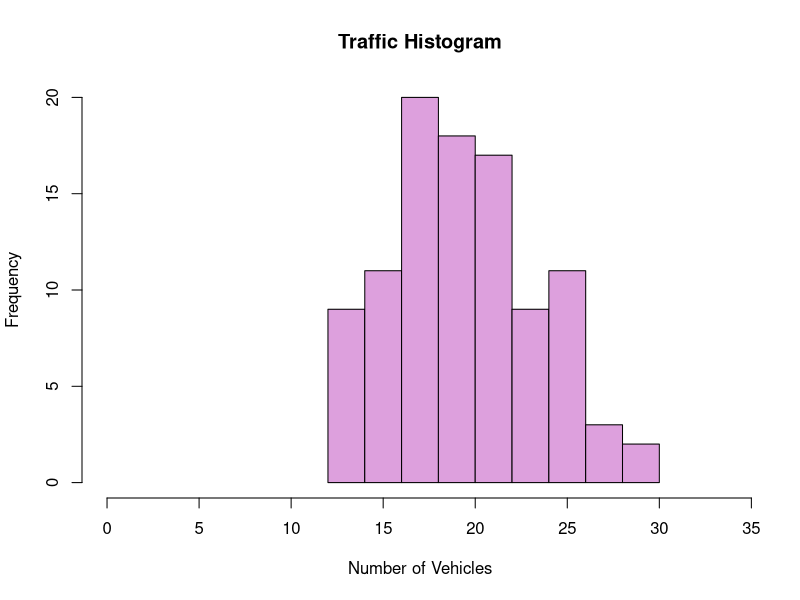
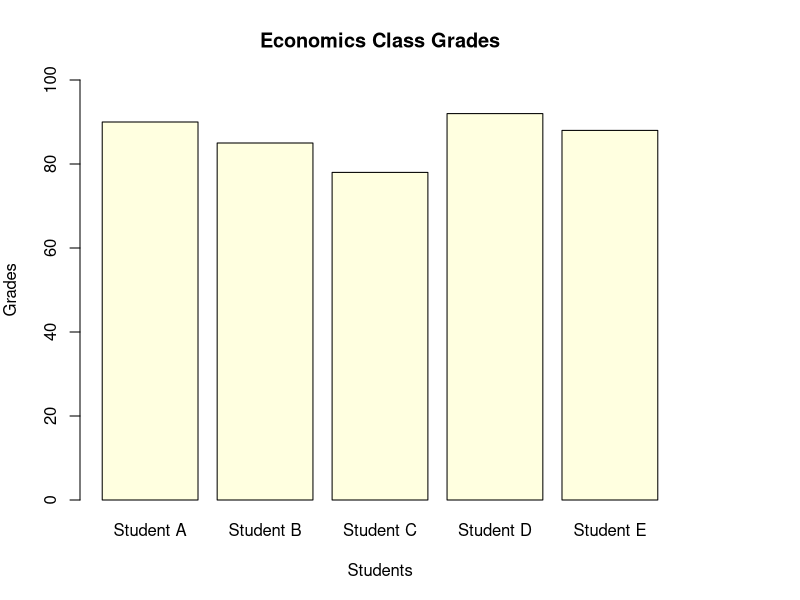

R code for these plots, in order: (Note: this script raises an error after producing the figures.)
## ---- chunk 1
# Generate random traffic data
set.seed(123)  # Set seed for reproducibility
traffic_data <- rpois(100, lambda = 20)  # Simulate traffic data with an average of 20 vehicles

# Create a histogram
hist(traffic_data, 
     main = "Traffic Histogram",
     xlab = "Number of Vehicles",
     ylab = "Frequency",
     col = "plum",  # Color of the bars
     border = "black",  # Border color of the bars
     xlim = c(0, max(traffic_data) + 5))  # Set the x-axis limits

## ---- chunk 2
# Sample grades data
students <- c("Student A", "Student B", "Student C", "Student D", "Student E")
grades <- c(90, 85, 78, 92, 88)

# Create a vertical bar chart
bar_heights <- grades
bar_names <- students

# Set up the plotting area
par(mar=c(5, 4, 4, 6))  # Adjust margins for labels

# Create the bar chart
barplot(bar_heights, names.arg=bar_names, main="Economics Class Grades", 
        xlab="Students", ylab="Grades", col="lightyellow", ylim=c(0, 100))

# Rotate x-axis labels for better readability
axis(1, at=2:length(bar_names), labels=bar_names, las=2)

# Add a legend (optional)
legend("topright", legend="Grades", fill="lightyellow")

## ---- chunk 3
# Sample data for favorite cuisines
cuisines <- c("Italian", "Mexican", "Japanese", "Indian", "Chinese")
votes <- c(15, 12, 9, 10, 8)

# Set wider right margin to create space for labels
par(mar=c(5, 5, 4, 10))  # c(bottom, left, top, right)

# Create a horizontal bar chart with fixed labels on the y-axis
barplot(votes, names.arg=cuisines, main="Favorite Cuisines", xlab="Votes", horiz=TRUE, col="skyblue", las=1)



## ---- chunk 4
# Sample data
fruits <- c("Apple", "Banana", "Orange", "Grapes", "Mango")
counts <- c(15, 20, 10, 12, 18)

# Create a pie chart
pie(counts, labels = fruits, main = "Favorite Fruits")

# Add a legend
legend("topright", legend = fruits, fill = rainbow(length(fruits)))

# You can also add percentages to the slices
pct <- round(counts / sum(counts) * 100, 1)
label <- paste(fruits, ": ", pct, "%", sep = "")
pie(counts, labels = label, main = "Favorite Fruits")

# Sample data for the top 5 countries and their World Cup wins
countries <- c("Brazil", "Germany", "Italy", "Argentina", "France")
world_cup_wins <- c(5, 4, 4, 2, 2)

# Create a scatterplot
plot(x = 1:5, y = world_cup_wins, type = "n", xlab = "Country", ylab = "World Cup Wins", main = "FIFA World Cup Wins for Top 5 Countries")
points(x = 1:5, y = world_cup_wins, pch = 11, col = "mediumpurple")
text(x = 1:5, y = world_cup_wins + 0.2, labels = countries, pos = 3, col = "black")

# Add gridlines (optional)
grid()

# Customize axis labels
axis(1, at = 1:5, labels = countries, las = 1)  # x-axis labels

# Add a legend (optional)
legend("topright", legend = "World Cup Wins", col = "mediumpurple", pch = 11)

## ---- chunk 5
# Generate random data for three groups
set.seed(123)  # Setting seed for reproducibility
group1 <- rnorm(50, mean=0, sd=1)
group2 <- rnorm(50, mean=2, sd=1)
group3 <- rnorm(50, mean=1, sd=2)

# Combine the data into a list
data <- list(Group1 = group1, Group2 = group2, Group3 = group3)

# Create a boxplot
boxplot(data, main="Group Activity W", xlab="Groups", ylab="Wins")


## ---- chunk 6
# Load the necessary libraries
library(ggplot2)

# Generate random traffic data
set.seed(123)
traffic_data <- rpois(100, lambda = 20)
traffic_df <- data.frame(Count = traffic_data)

# Create a histogram using ggplot2
histogram <- ggplot(traffic_df, aes(x = Count)) +
  geom_histogram(binwidth = 1, fill = "plum", color = "black") +
  labs(title = "Traffic Histogram", x = "Number of Vehicles", y = "Frequency") +
  xlim(0, max(traffic_data) + 5)

# Sample grades data
students <- c("Student A", "Student B", "Student C", "Student D", "Student E")
grades <- c(90, 85, 78, 92, 88)

# Create a data frame with matching number of rows
grades_df <- data.frame(Student = students, Grade = grades)

# Create a vertical bar chart using ggplot2
bar_chart <- ggplot(grades_df, aes(x = Student, y = Grade)) +
  geom_bar(stat = "identity", fill = "lightyellow") +
  labs(title = "Economics Class Grades", x = "Students", y = "Grades") +
  ylim(0, 100) +
  theme(axis.text.x = element_text(angle = 45, hjust = 1))  # Rotate x-axis labels

# Sample data for favorite cuisines
cuisines_df <- data.frame(Cuisine = cuisines, Votes = votes)

# Create a horizontal bar chart using ggplot2
horizontal_bar <- ggplot(cuisines_df, aes(x = Votes, y = Cuisine)) +
  geom_bar(stat = "identity", fill = "skyblue") +
  labs(title = "Favorite Cuisines", x = "Votes", y = NULL) +
  theme(axis.text.y = element_text(hjust = 0))

# Sample data for favorite fruits
fruits_df <- data.frame(Fruit = fruits, Counts = counts)

# Create a pie chart using ggplot2 with percentage labels
pie_chart <- ggplot(fruits_df, aes(x = "", y = Counts, fill = Fruit)) +
  geom_bar(stat = "identity") +
  coord_polar("y", start = 0) +
  labs(title = "Favorite Fruits") +
  theme_void() +
  theme(legend.position = "top") +
  geom_text(aes(label = scales::percent(Counts / sum(counts), accuracy = 0.1)),
            position = position_stack(vjust = 0.5),
            color = "white")

# Print the pie chart with percentage labels
#print(pie_chart)

# Generate random data for boxplot
set.seed(123)
group1 <- rnorm(50, mean = 0, sd = 1)
group2 <- rnorm(50, mean = 2, sd = 1)
group3 <- rnorm(50, mean = 1, sd = 2)
boxplot_data <- data.frame(Group = factor(rep(c("Group1", "Group2", "Group3"), each = 50)), Wins = c(group1, group2, group3))

# Create a boxplot using ggplot2
box_plot <- ggplot(boxplot_data, aes(x = Group, y = Wins)) +
  geom_boxplot(fill = "palegreen3") +
  labs(title = "Group Activity Wins", x = "Groups", y = "Wins")

# Sample data for the top 5 countries and their World Cup wins
countries <- c("Brazil", "Germany", "Italy", "Argentina", "France")
world_cup_wins <- c(5, 4, 4, 2, 2)

# Create a data frame with the data
data <- data.frame(Country = countries, Wins = world_cup_wins)

# Create a scatterplot using ggplot2
scatterplot <- ggplot(data, aes(x = Country, y = Wins)) +
  geom_point(size = 3, color = "mediumpurple", pch = 11) +
  labs(title = "FIFA World Cup Wins for Top 5 Countries", x = "Country", y = "World Cup Wins") +
  theme(axis.text.x = element_text(angle = 45, hjust = 1))  # Rotate x-axis labels

# Print the scatterplot
print(scatterplot)


# Print each plot one below the other
print(histogram)
print(bar_chart)
print(horizontal_bar)
print(pie_chart)
print(box_plot)
print(scatterplot)
## ---- chunk 7
# Load the necessary libraries
library(ggplot2)

# Sample data for favorite fruits
fruits_df <- data.frame(Fruit = fruits, Counts = counts)

# Create a pie chart using ggplot2 with percentage labels
pie_chart <- ggplot(fruits_df, aes(x = "", y = Counts, fill = Fruit)) +
  geom_bar(stat = "identity") +
  coord_polar("y", start = 0) +
  labs(title = "Favorite Fruits") +
  theme_void() +
  theme(legend.position = "top") +
  geom_text(aes(label = scales::percent(Counts / sum(counts), accuracy = 0.1)),
            position = position_stack(vjust = 0.5),
            color = "white")

# Export the pie chart in different formats
ggsave("pie_chart.pdf", plot = pie_chart, device = "pdf")
ggsave("pie_chart.jpg", plot = pie_chart, device = "jpeg", dpi = 300)  # Specify dpi for jpg
ggsave("pie_chart.svg", plot = pie_chart, device = "svg")
ggsave("pie_chart.tiff", plot = pie_chart, device = "tiff")
ggsave("pie_chart.bmp", plot = pie_chart, device = "bmp")

